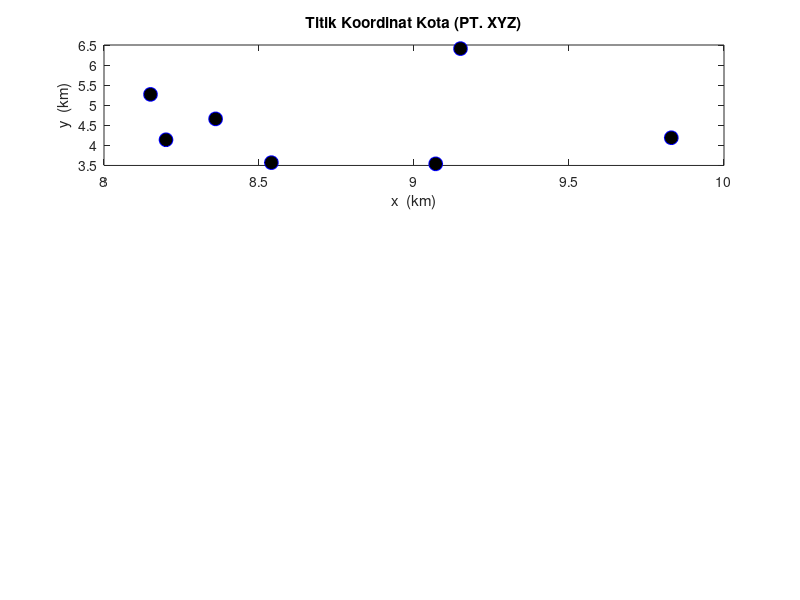

MATLAB code to generate this figure: (Note: this script raises an error after producing the figure.)
%**************************************************************************
%                 VRP Problem Using ACO cluster 4
% -------------------------------------------------------------------------
% By     : Gita Anggita Lestari
% Contact: gitaanggitalstr@gmail.com             Last update: sept 13, 2019
% -------------------------------------------------------------------------                             
% This program is developed to find shortest path (minimum cost)between
% some cities. 
% 
% There are 4  parts in this program:
% 1.Main program of ACO (myaco.m)
% 2.Function to generate solution (ant_tour.m)
% 3.Function to calculate the cost (distance) (calculate_cost.m)
% 4.Function to update the traces (update_the_trace.m)
%**************************************************************************
 
%**************************************************************************
%                   The Program Start Here                    
%*------------------------------------------------------------------------
% function myaco(num_of_nodes,num_of_ants, max_iteration)
function myaco()
% inputs
miter=1000; % banyak iterasi
m=1; % banyak semut
n=7; %jumlah kotas
% parameters
e=0.6;            % evaporation coefficient.
alpha=1;          % effect of ants' sight.
beta=12;           % trace's effect.
t=0.02*ones(n); % primary tracing.
el=.97;           % common cost elimination. 
% -------------------------------------------------------------------------
% Generate coordinates of cities and plot
% for i=1:n
%     x(i)=rand*20;
%     y(i)=rand*20;
% end    

% matrix coordinates of cities cluster 4
map_index=[13	16	20	21	24	31	32];
map_x=[9.83	9.07	8.20	8.36	8.54	9.15	8.15];
map_y=[4.19	3.54	4.14	4.66	3.57	6.41	5.27];
node=[map_index;map_x;map_y];
% Generate coordinates of cities and plot
for i=1:n
    x(i)= map_x(i);
    y(i)= map_y(i);
end

subplot(3,1,1);
plot(x,y,'o','MarkerFaceColor','k','MarkerEdgeColor','b','MarkerSize',10);
title('Titik Koordinat Kota (PT. XYZ)');
xlabel('x  (km)');
ylabel('y  (km)');

% generating distace between cities matrix.
%for i=1:n
%    for j=1:n
%        d(i,j)=sqrt((x(i)-x(j))^2+(y(i)-y(j))^2);
%    end
%end
d=[0 1.6 2.8 1.9 2 3.8 3.3;
   1.6 0 1.7 3.3 0.45 5.4 3.8;
   2.8 1.7 0 1.1 1.8 3.7 1.9;
   1.9 3.3 1.1 0 2.9 3.2 1.4;
   2 0.45 1.8 2.9 0 5 3.1;
   3.8 5.4 3.7 3.2 5 0 1.9;
   3.3 3.8 1.9 1.4 3.1 1.9 0];

% generating sight matrix.
for i=1:n
    for j=1:n
        if d(i,j)==0
            h(i,j)=0;
        else
            h(i,j)=1/d(i,j);
        end
    end
end
h=h
% ------------------------------------------------------------------------
%             Main Algorithm: ACO Meta heuristic procedure
% a.  Probabilistic solution construction biased by
%     pheromone trails, without forward pheromone
%     updating
% b.  Deterministic backward path with loop elimination
%     and with pheromone updating--> update_the_trace
% c.  Evaluation of the quality of the solutions
%     generated and use of the solution quality in
%     determining the quantity of pheromone to deposit-->calculate_cost
% -------------------------------------------------------------------------
for i=1:miter
% Step 1: Forward ants and solution construction

% Generate places for each ant    
for j=1:m
    start_places(j,1)=fix(1+rand*(n-1));
end
% Step 2:probabilistic solution contruction   
    [tour]=ant_tour(start_places,m,n,h,t,alpha,beta);
    tour=horzcat(tour,tour(:,1));
    
% Step 3: Calculate the cost --> total distace
    [cost,f]=calculate_cost(m,n,d,tour,el);
    [t]=update_the_trace(m,n,t,tour,f,e);
    average_cost(i)=mean(cost);
    
% Step 4: Determine the best route
    [min_cost(i),best_index]=min(cost);
    besttour(i,:)=tour(best_index,:);
    iteration(i)=i;
end
% -------------------------------------------------------------------------

% Plot Average of tour distance vs Number of Iterations
subplot(3,1,2);plot(iteration,average_cost);
title('Rata-Rata Jarak vs Jumlah Iterasi');
xlabel('iteration');
ylabel('Jarak(Km)');

% Plot the best route
[k,l]=min(min_cost); % jarak
for i=1:n+1
    X(i)=x(besttour(l,i));
    Y(i)=y(besttour(l,i));
end
subplot(3,1,3);plot(X,Y,'--o',...
                'MarkerEdgeColor','k',...
                'MarkerFaceColor','b',...
                'MarkerSize',10)
xlabel('x (km)');ylabel('y (km)');
title(['Total Jarak(Km)= ',num2str(k)]);
% fprintf('\nTotal Jarak = %d\n',k);

% Get Route Path 
batas = length(map_index);
path = [];
for i=1:batas
    itter = 0;
    index_x = X(i);
    index_y = Y(i);
    for j=1:batas
        if index_x == node(2,[j]) && index_y == node(3,[j])
            itter = itter + 1;
            path(i)=node(1,[j]);
        end
    end
end
titik_awal = num2str(path(1));jalan = num2str(path);
fprintf('Total Jarak = ')
disp(min(min_cost));
fprintf('Rute =  ');
fprintf(titik_awal);fprintf('  ');
fprintf(jalan);fprintf('  ');
fprintf(titik_awal)
fprintf('\n')
end
%**************************************************************************
%                   Ending of Program                          
%**************************************************************************

